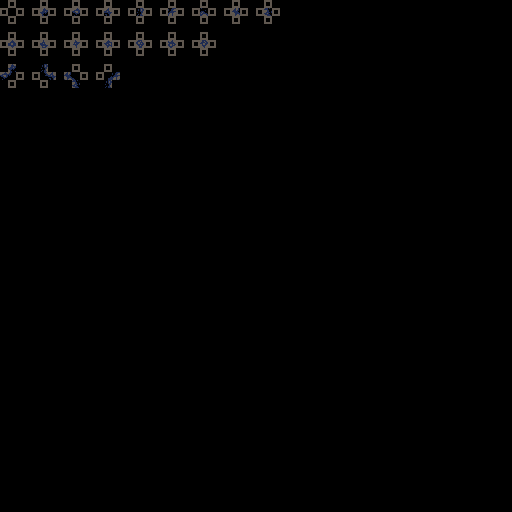

The image is a tile-based game level rendered from a .tmx file. Its description and source (layers, tilesets, objects; grid data summarised) follow:
An orthogonal 64x64 tile map with 8x8 px tiles, 6 tile layers (regions_input, regions_output, input_Dirt, input_Dirt, ...).

<map version="1.5" tiledversion="1.7.2" orientation="orthogonal" renderorder="right-down" width="64" height="64" tilewidth="8" tileheight="8" infinite="0" nextlayerid="8" nextobjectid="1">
 <properties>
  <property name="MatchOutsideMap" value="true" />
 </properties>
 <tileset firstgid="1" source="Dirt.tsx" />
 <layer id="1" name="regions_input" width="64" height="64">
  <data>[4096 cells, 100 non-empty, 1 distinct tile ids]</data>
 </layer>
 <layer id="2" name="regions_output" width="64" height="64">
  <data>[4096 cells, 20 non-empty, 1 distinct tile ids]</data>
 </layer>
 <layer id="3" name="input_Dirt" width="64" height="64">
  <data>[4096 cells, 40 non-empty, 8 distinct tile ids]</data>
 </layer>
 <layer id="7" name="input_Dirt" width="64" height="64">
  <data>[4096 cells, 40 non-empty, 8 distinct tile ids]</data>
 </layer>
 <layer id="4" name="inputnot_Dirt" width="64" height="64">
  <data>[4096 cells, 60 non-empty, 1 distinct tile ids]</data>
 </layer>
 <layer id="5" name="output_Dirt" width="64" height="64">
  <properties>
   <property name="MatchOutsideMap" value="true" />
  </properties>
  <data>[4096 cells, 20 non-empty, 20 distinct tile ids]</data>
 </layer>
</map>
